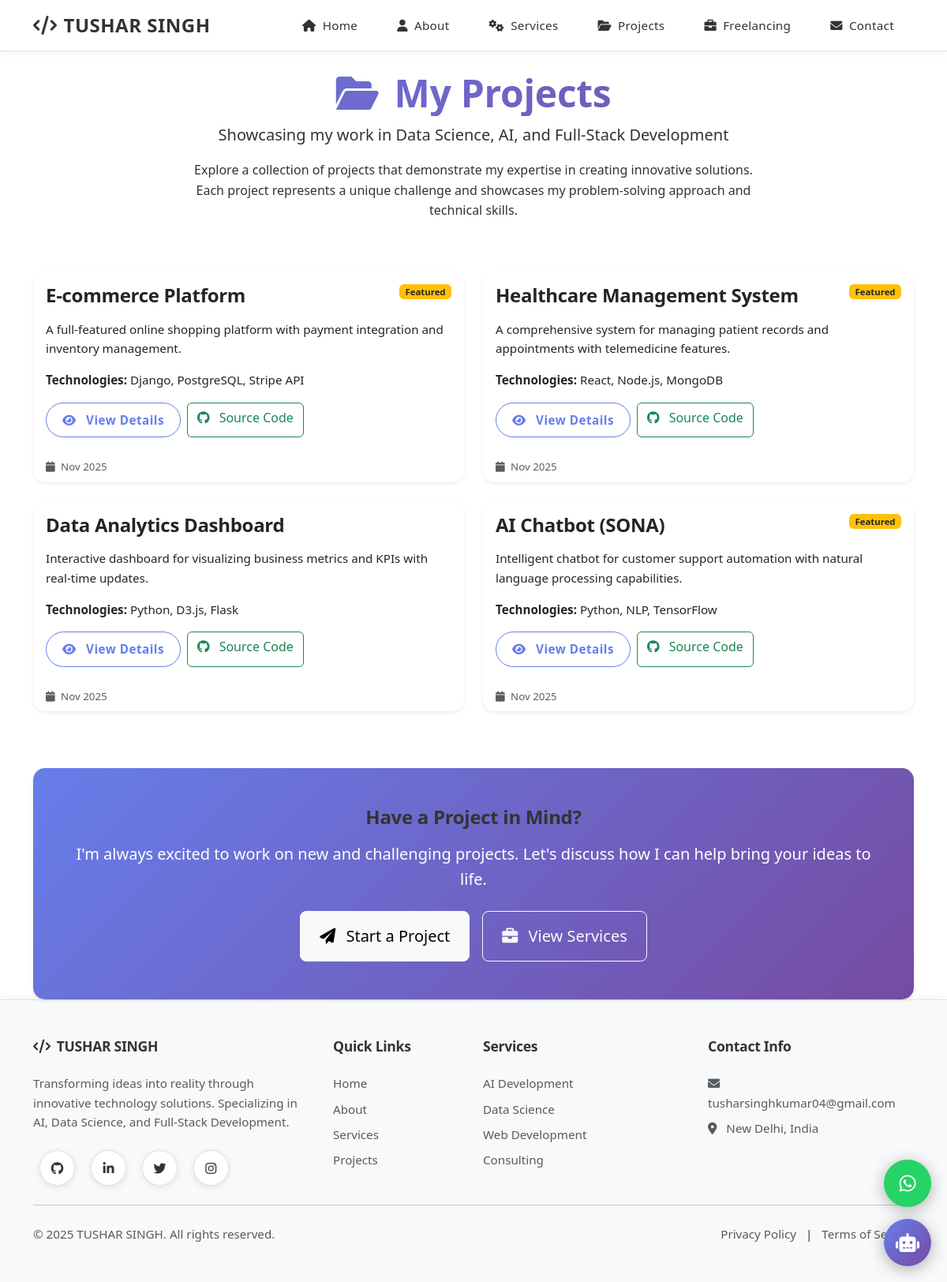
/projects/, run on the app's committed database.
### projects/models.py (models this page shows, shortened)
class Project(models.Model):
    name = models.CharField(max_length=200)
    description = models.TextField()
    category = models.CharField(max_length=20)
    technologies = models.TextField(help_text="Comma-separated list of technologies used")
    image_url = models.URLField(blank=True)
    project_url = models.URLField(blank=True)
    github_url = models.URLField(blank=True)
    is_featured = models.BooleanField()
    order = models.IntegerField()
    created_at = models.DateTimeField(default=timezone.now)
    updated_at = models.DateTimeField(auto_now=True)
    class Meta:
        verbose_name = "Project"
        verbose_name_plural = "Projects"
        ordering = ['order']

### projects/views.py (the view, shortened to what this page needs)
# urls.py: path('', views.index, name='about'),
def index(request):
    projects = Project.objects.all()  # type: ignore
    projects_with_files = []
    for project in projects:
        project_dict = {
            'id': project.id,
            'name': project.name,
            'description': project.description,
            'category': project.category,
            'technologies': project.technologies,
            'image_url': project.image_url,
            'project_url': project.project_url,
            'github_url': project.github_url,
            'is_featured': project.is_featured,
            'order': project.order,
            'created_at': project.created_at,
            'updated_at': project.updated_at,
            'files': ProjectFile.objects.filter(project=project)  # type: ignore
        }
        projects_with_files.append(project_dict)
    categories = [
        {
            'name': 'Medical Projects',
            'icon_class': 'fas fa-laptop-medical',
            'description': 'Healthcare applications and systems'
        },
        {
            'name': 'Food Delivery',
            'icon_class': 'fas fa-utensils',
            'description': 'Restaurant and delivery platforms'
        },
        {
            'name': 'AI Projects',
            'icon_class': 'fas fa-robot',
            'description': 'Machine learning and AI applications'
        }
    ]
    context = {
        'projects': projects_with_files,
        'categories': categories,
    }
    return render(request, 'projects/index.html', context)

### templates/projects/index.html (shortened to what this page needs)
{% extends 'base.html' %}
{% block content %}
<div class="container mt-4">
    <div class="text-center mb-5">
        <h1 class="display-5 fw-bold"><i class="fas fa-folder-open me-2"></i> My Projects</h1>
        <p class="lead">Showcasing my work in Data Science, AI, and Full-Stack Development</p>
        <div class="row justify-content-center">
            <div class="col-lg-8">
                <p class="fs-6">
                    Explore a collection of projects that demonstrate my expertise in creating innovative solutions.
                    Each project represents a unique challenge and showcases my problem-solving approach and technical skills.
                </p>
            </div>
        </div>
    </div>
    <div class="row">
        {% for project in projects %}
        <div class="col-md-6 mb-4">
            <div class="card h-100 border-0 shadow-sm hover-lift">
                <div class="card-body">
                    <div class="d-flex justify-content-between align-items-start mb-3">
                        <h3 class="card-title mb-0">{{ project.name }}</h3>
                        {% if project.is_featured %}
                        <span class="badge bg-warning text-dark">Featured</span>
                        {% endif %}
                    </div>
                    <p class="card-text">{{ project.description }}</p>
                    <p class="mb-3"><strong>Technologies:</strong> {{ project.technologies }}</p>
                    <div class="d-flex gap-2">
                        <a href="{{ project.project_url }}" class="btn btn-outline-primary">
                            <i class="fas fa-eye me-2"></i> View Details
                        </a>
                        {% if project.github_url %}
                        <a href="{{ project.github_url }}" class="btn btn-outline-success">
                            <i class="fab fa-github me-2"></i> Source Code
                        </a>
                        {% endif %}
                    </div>
                </div>
                <div class="card-footer bg-transparent border-0">
                    <small class="text-muted">
                        <i class="fas fa-calendar me-1"></i> {{ project.created_at|date:"M Y" }}
                    </small>
                </div>
            </div>
        </div>
        {% endfor %}
    </div>
    <div class="row mt-5">
        <div class="col-12 text-center">
            <div class="card border-0 shadow-sm bg-gradient-primary text-white">
                <div class="card-body p-5">
                    <h3 class="mb-3">Have a Project in Mind?</h3>
                    <p class="mb-4 lead">
                        I'm always excited to work on new and challenging projects. Let's discuss how I can help bring your ideas to life.
                    </p>
                    <div class="d-flex flex-wrap justify-content-center gap-3">
                        <a href="{% url 'contact' %}" class="btn btn-light btn-lg px-4 py-3">
                            <i class="fas fa-paper-plane me-2"></i> Start a Project
                        </a>
                        <a href="{% url 'freelancing' %}" class="btn btn-outline-light btn-lg px-4 py-3">
                            <i class="fas fa-briefcase me-2"></i> View Services
                        </a>
                    </div>
                </div>
            </div>
        </div>
    </div>
</div>
{% endblock %}

### templates/base.html (style rules this page uses)
:root { --primary-color: #667eea; --secondary-color: #764ba2; --accent-color: #000000; --light-bg: #f8f9fa; --dark-text: #333333; --border-color: #dee2e6; --section-spacing: 3rem; --chat-primary: #667eea; --chat-secondary: #764ba2; --chat-user-bg: linear-gradient(135deg, var(--chat-primary) 0%, var(--chat-secondary) 100%); --chat-bot-bg: #f0f4ff; --chat-bot-text: #333333; --chat-user-text: #ffffff; --chat-typing-bg: #e9ecef; }
body { background-color: #ffffff; color: var(--dark-text); font-family: "Segoe UI", Tahoma, Geneva, Verdana, sans-serif; min-height: 100vh; display: flex; flex-direction: column; padding-bottom: 0; font-size: 0.95rem; line-height: 1.6; }
.card { background-color: #ffffff; border: 1px solid var(--border-color); border-radius: 15px; transition: all 0.4s cubic-bezier(0.175, 0.885, 0.32, 1.275); box-shadow: 0 4px 12px rgba(0, 0, 0, 0.05); overflow: hidden; }
.btn-outline-primary { border-color: var(--primary-color); color: var(--primary-color); font-weight: 600; padding: 10px 20px; border-radius: 50px; transition: all 0.3s ease; letter-spacing: 0.5px; font-size: 0.95rem; }
h1, h2, h3, h4, h5 { color: var(--dark-text); font-weight: 700; letter-spacing: -0.3px; }
h1 { background: linear-gradient(135deg, var(--primary-color) 0%, var(--secondary-color) 100%); -webkit-background-clip: text; -webkit-text-fill-color: transparent; background-clip: text; font-size: 2.5rem; }
h3 { font-size: 1.5rem; }
.bg-gradient-primary { background: linear-gradient(135deg, var(--primary-color) 0%, var(--secondary-color) 100%) !important; }
.hover-lift { transition: transform 0.3s ease, box-shadow 0.3s ease; }

### data on the page
Project: name "E-commerce Platform", description "A full-featured online shopping platform with payment integration and inventory management.", technologies "Django, PostgreSQL, Stripe API", created_at "Nov 2025"
Project: name "Healthcare Management System", description "A comprehensive system for managing patient records and appointments with telemedicine features.", technologies "React, Node.js, MongoDB", created_at "Nov 2025"
Project: name "Data Analytics Dashboard", description "Interactive dashboard for visualizing business metrics and KPIs with real-time updates.", technologies "Python, D3.js, Flask", created_at "Nov 2025"
Project: name "AI Chatbot (SONA)", description "Intelligent chatbot for customer support automation with natural language processing capabilities.", technologies "Python, NLP, TensorFlow", created_at "Nov 2025"
